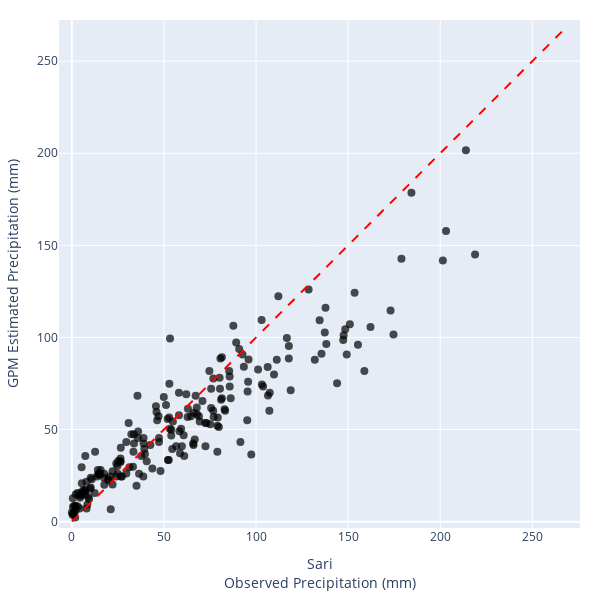
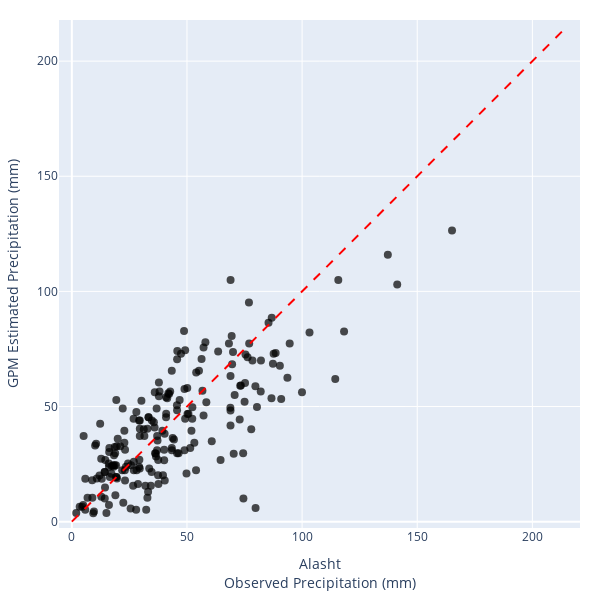
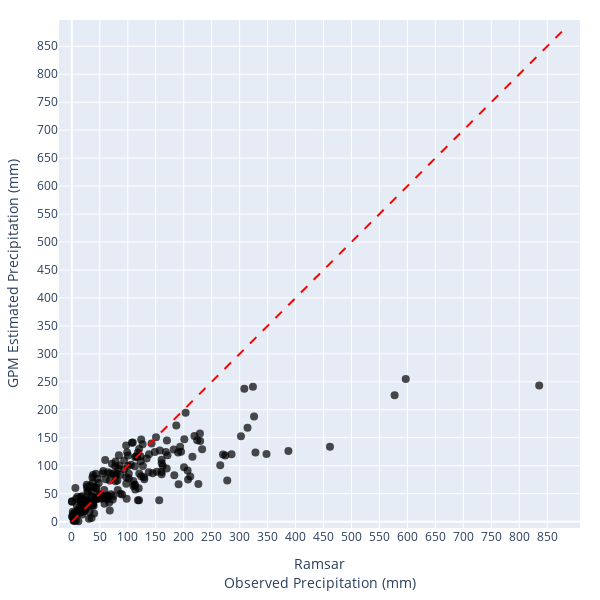

The notebook cell these images were saved under, in order:
### Code cell
import plotly.express as px
import plotly.graph_objects as go
import numpy as np

for st in selected_stations:
    station_data = data.query("Station_Name == @st")[['Date', 'Precipitation', 'GPM_Precipitation']].dropna()

    fig = px.scatter(
        station_data,
        x='Precipitation',
        y='GPM_Precipitation',
        labels={
            "Precipitation": f"{st}<br>Observed Precipitation (mm)",
            "GPM_Precipitation": "GPM Estimated Precipitation (mm)"
        },
        opacity=0.7,
        color_discrete_sequence=["black"],  # make points black
    )

    # Make scatter markers bigger
    fig.update_traces(marker=dict(size=8, color="black"))

    # Equal axis limits
    max_limit = max(station_data['Precipitation'].max(),
                    station_data['GPM_Precipitation'].max()) + 50
    
    # Equal ticks
    tick_vals = np.arange(0, max_limit + 1, 50)

    fig.update_layout(
        xaxis=dict(range=[0, max_limit], tickvals=tick_vals),
        yaxis=dict(range=[0, max_limit], tickvals=tick_vals),
        width=600,
        height=600,
        title=None,
        margin=dict(l=20, r=20, t=20, b=20),
    )
    fig.update_yaxes(scaleanchor="x", scaleratio=1)

    # Add 1:1 line (hidden from legend)
    fig.add_trace(go.Scatter(
        x=[0, max_limit],
        y=[0, max_limit],
        mode="lines",
        line=dict(color="red", dash="dash"),
        showlegend=False
    ))

    fig.show()

### Figure 1 — Plotly figure (JSON) as saved in the notebook; plotly's stock layout.template omitted (floating-point values rounded to 4 significant figures; data arrays with more than 128 entries replaced by an {"elided": "..."} marker saying what was removed)
{"data": [{"hovertemplate": "Sari<br>Observed Precipitation (mm)=%{x}<br>GPM Estimated Precipitation (mm)=%{y}<extra></extra>", "legendgroup": "", "marker": {"color": "black", "opacity": 0.7, "size": 8, "symbol": "circle"}, "mode": "markers", "name": "", "orientation": "v", "showlegend": false, "type": "scatter", "x": {"elided": "205 float values"}, "xaxis": "x", "y": {"elided": "205 float values"}, "yaxis": "y"}, {"line": {"color": "red", "dash": "dash"}, "mode": "lines", "showlegend": false, "type": "scatter", "x": [0, 268.9], "y": [0, 268.9]}], "layout": {"height": 600, "legend": {"tracegroupgap": 0}, "margin": {"b": 20, "l": 20, "r": 20, "t": 20}, "title": {}, "width": 600, "xaxis": {"anchor": "y", "domain": [0, 1], "range": [0, 268.9], "tickvals": [0.0, 50.0, 100.0, 150.0, 200.0, 250.0], "title": {"text": "Sari<br>Observed Precipitation (mm)"}}, "yaxis": {"anchor": "x", "domain": [0, 1], "range": [0, 268.9], "scaleanchor": "x", "scaleratio": 1, "tickvals": [0.0, 50.0, 100.0, 150.0, 200.0, 250.0], "title": {"text": "GPM Estimated Precipitation (mm)"}}}}

### Figure 2 — Plotly figure (JSON) as saved in the notebook; plotly's stock layout.template omitted (floating-point values rounded to 4 significant figures; data arrays with more than 128 entries replaced by an {"elided": "..."} marker saying what was removed)
{"data": [{"hovertemplate": "Alasht<br>Observed Precipitation (mm)=%{x}<br>GPM Estimated Precipitation (mm)=%{y}<extra></extra>", "legendgroup": "", "marker": {"color": "black", "opacity": 0.7, "size": 8, "symbol": "circle"}, "mode": "markers", "name": "", "orientation": "v", "showlegend": false, "type": "scatter", "x": {"elided": "205 float values"}, "xaxis": "x", "y": {"elided": "205 float values"}, "yaxis": "y"}, {"line": {"color": "red", "dash": "dash"}, "mode": "lines", "showlegend": false, "type": "scatter", "x": [0, 215.1], "y": [0, 215.1]}], "layout": {"height": 600, "legend": {"tracegroupgap": 0}, "margin": {"b": 20, "l": 20, "r": 20, "t": 20}, "title": {}, "width": 600, "xaxis": {"anchor": "y", "domain": [0, 1], "range": [0, 215.1], "tickvals": [0.0, 50.0, 100.0, 150.0, 200.0], "title": {"text": "Alasht<br>Observed Precipitation (mm)"}}, "yaxis": {"anchor": "x", "domain": [0, 1], "range": [0, 215.1], "scaleanchor": "x", "scaleratio": 1, "tickvals": [0.0, 50.0, 100.0, 150.0, 200.0], "title": {"text": "GPM Estimated Precipitation (mm)"}}}}

### Figure 3 — Plotly figure (JSON) as saved in the notebook; plotly's stock layout.template omitted (floating-point values rounded to 4 significant figures; data arrays with more than 128 entries replaced by an {"elided": "..."} marker saying what was removed)
{"data": [{"hovertemplate": "Ramsar<br>Observed Precipitation (mm)=%{x}<br>GPM Estimated Precipitation (mm)=%{y}<extra></extra>", "legendgroup": "", "marker": {"color": "black", "opacity": 0.7, "size": 8, "symbol": "circle"}, "mode": "markers", "name": "", "orientation": "v", "showlegend": false, "type": "scatter", "x": {"elided": "205 float values"}, "xaxis": "x", "y": {"elided": "205 float values"}, "yaxis": "y"}, {"line": {"color": "red", "dash": "dash"}, "mode": "lines", "showlegend": false, "type": "scatter", "x": [0, 885.6], "y": [0, 885.6]}], "layout": {"height": 600, "legend": {"tracegroupgap": 0}, "margin": {"b": 20, "l": 20, "r": 20, "t": 20}, "title": {}, "width": 600, "xaxis": {"anchor": "y", "domain": [0, 1], "range": [0, 885.6], "tickvals": [0.0, 50.0, 100.0, 150.0, 200.0, 250.0, 300.0, 350.0, 400.0, 450.0, 500.0, 550.0, 600.0, 650.0, 700.0, 750.0, 800.0, 850.0], "title": {"text": "Ramsar<br>Observed Precipitation (mm)"}}, "yaxis": {"anchor": "x", "domain": [0, 1], "range": [0, 885.6], "scaleanchor": "x", "scaleratio": 1, "tickvals": [0.0, 50.0, 100.0, 150.0, 200.0, 250.0, 300.0, 350.0, 400.0, 450.0, 500.0, 550.0, 600.0, 650.0, 700.0, 750.0, 800.0, 850.0], "title": {"text": "GPM Estimated Precipitation (mm)"}}}}
